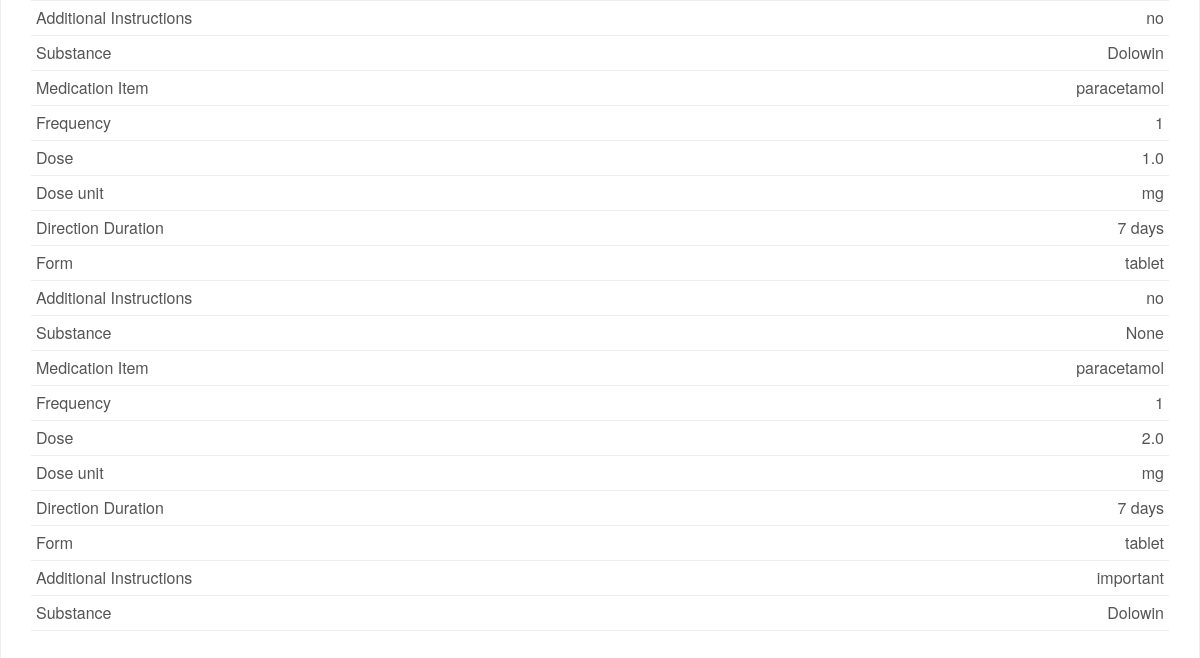
Page /patient-prescription/3 (signed in, lower part) on the earlier database version.
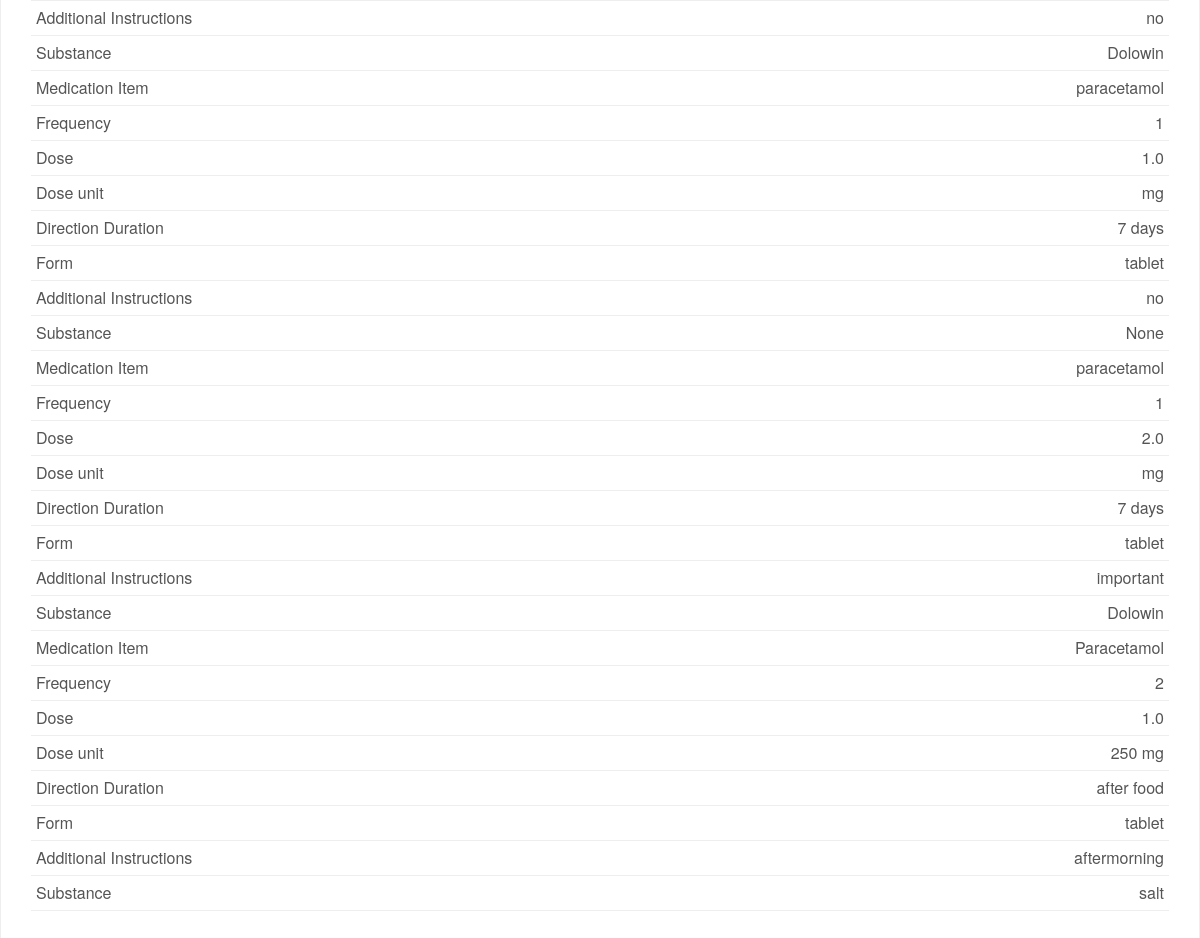
Same page on the later database version.
### hospital/models.py (models this page shows, shortened)
class PatientPrescriptionDetails(models.Model):
    patientId=models.PositiveIntegerField(null=True)
    medicationItem=models.CharField(max_length=100)
    frequency=models.PositiveIntegerField(null=False)
    dose=models.FloatField(null=False)
    doseUnit=models.CharField(max_length=100)
    directionDuration=models.CharField(max_length=200)
    form=models.CharField(max_length=100)
    additionalInstruc=models.CharField(max_length=400)
    substance=models.CharField(max_length=100)
    date=models.DateField(auto_now=True)
    safetyAmount=models.PositiveIntegerField(null=False)
    safetyDoseUnit=models.CharField(max_length=400)
    safetyAllowedPer=models.CharField(max_length=400)
    orderStatus=models.CharField(max_length=100)
    orderDateDisc=models.DateTimeField(blank=True,default=datetime.now)
    orderDateWritten=models.DateTimeField(blank=True,default=datetime.now)
    authRepeat=models.PositiveIntegerField(null=False,blank=True)
    authValPer=models.DateTimeField(blank=True,default=datetime.now)
    dispInstruc=models.CharField(max_length=100,blank=True)
    dispDescrip=models.CharField(max_length=100,blank=True)
    dispAmount=models.PositiveIntegerField(null=False,blank=True)
    dispAmountUnits=models.CharField(max_length=200,blank=True)
    dispDurution=models.CharField(max_length=200,blank=True)

### hospital/views.py (the view)
@login_required(login_url='doctorlogin')
@user_passes_test(is_doctor)
def prescription_patient_view(request, pk):
    patient = models.Patient.objects.get(id=pk)
    assignedDoctor = models.User.objects.all().filter(id=patient.assignedDoctorId)
    pDD = models.PatientPrescriptionDetails.objects.all().filter(patientId=pk)
    patientDict = {
        'patientId': pk,
        'name': patient.get_name,
        'mobile': patient.mobile,
        'address': patient.address,
        'symptoms': patient.symptoms,
        'assignedDoctorName': assignedDoctor[0].first_name,
        'pDD': pDD
    }
    return render(request, 'hospital/patient_generate_prescription.html', context=patientDict)

### hospital/models.py (called while the page is built)
    @property
    def get_name(self):
        return self.user.first_name+" "+self.user.last_name

### hospital/views.py (called while the page is built)
def is_doctor(user):
    return user.groups.filter(name='DOCTOR').exists()

### templates/hospital/patient_generate_prescription.html (shortened to what this page needs)
{% extends 'hospital/doctor_base.html' %}
{% load static %}
{% block content %}
<head>
</head>
<br><br><br>
<div class="invoice-box">
  <table cellpadding="0" cellspacing="0">
    {% for m in pDD %}
    <tr class="item">
      <td>
        Medication Item
      </td>
      <td>
        {{m.medicationItem}}
      </td>
    </tr>
    <tr class="item">
      <td>
        Frequency
      </td>
      <td>
        {{m.frequency}}
      </td>
    </tr>
    <tr class="item">
      <td>
        Dose
      </td>
      <td>
        {{m.dose}}
      </td>
    </tr>
    <tr class="item">
      <td>
        Dose unit
      </td>
      <td>
        {{m.doseUnit}}
      </td>
    </tr>
    <tr class="item">
      <td>
        Direction Duration
      </td>
      <td>
        {{m.directionDuration}}
      </td>
    </tr>
    <tr class="item">
      <td>
        Form
      </td>
      <td>
        {{m.form}}
      </td>
    </tr>
    <tr class="item">
      <td>
        Additional Instructions
      </td>
      <td>
        {{m.additionalInstruc}}
      </td>
    </tr>
    <tr class="item">
      <td>
        Substance
      </td>
      <td>
        {{m.substance}}
      </td>
    </tr>
    {% endfor %}
  </table>
</div>
{% endblock content %}

Differences in the rows shown:
added PatientPrescriptionDetails: medicationItem "Paracetamol", frequency "2", dose "1.0", doseUnit "250 mg", directionDuration "after food", form "tablet", additionalInstruc "aftermorning", substance "salt"
